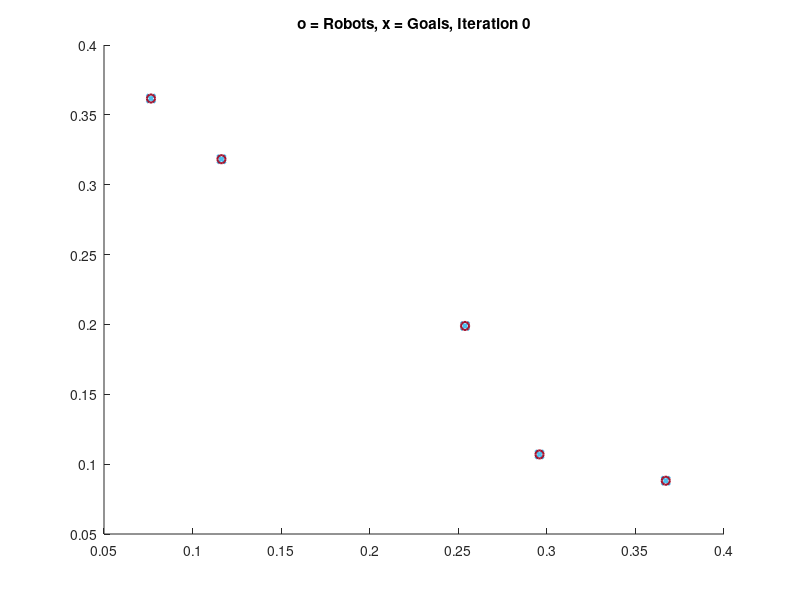
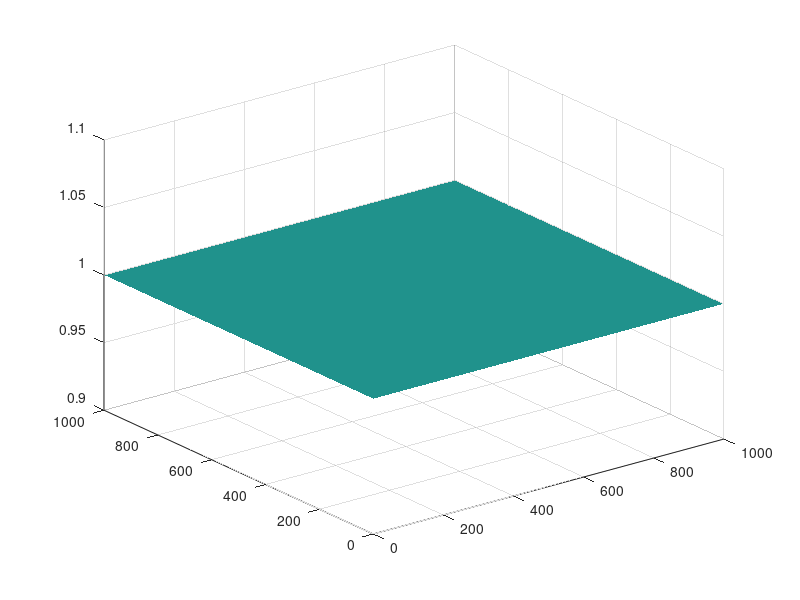

The MATLAB source for these figures, in order: (Note: this script raises an error after producing the figures.)
clc;
close all;
clear all;

% Defining some general parameters
agents=5; % Total number of agents
Q = 10; % assuming square area always
corners = [0,0;0,Q;Q,Q;Q,0]; % Corners of the specified area
saveFlag = false;  % set to true if you wanna save your results else false
plotFlag = true;  % set to true if you wanna plot your results else false
senseRange = 2;   % range of agent's sensor

% data gathering variable definition
pydata = []; % variable to save agent's position data
maxQ = [];
avgQ = [];
iter = [];

% Initializing random initial position of agent near origin
xPose = 0.5*rand([agents,1]);
yPose = 0.5*rand([agents,1]);

xrange = max(corners(:,1));
yrange = max(corners(:,2));
threshold = 0.01; % distance threshold to achieve

%Dividing the area into discrete cells and expressing range in terms of the map
Undist = ones(Q*100,Q*100); % Uncertainity Distribution
tempUndist = Undist;
lcSensor = max(max(corners))/1000;
senseRange = senseRange/lcSensor;
K = 0.5; % Proportionality constant
cycle=1;

% Initializing handles for visualization
if plotFlag
    verCellHandle = zeros(agents,1);
    cellColors = ones(agents,3);
    for i = 1:numel(xPose)
        verCellHandle(i) = patch(xPose(i),yPose(i),cellColors(i,:)*0.5); % use color i  -- no robot assigned yet
        hold on
    end
    pathHandle = zeros(agents,1);
    for i = 1:numel(xPose)
        pathHandle(i) = plot(xPose(i),yPose(i),'-','color',cellColors(i,:)*.9);
    end
    goalHandle = plot(xPose,yPose,'x','linewidth',2);
    currHandle = plot(xPose,yPose,'o','linewidth',1.5);
    titleHandle = title(['o = Robots, x = Goals, Iteration ', num2str(0)]);
end

figure
surf(Undist);
set(surf(Undist),'LineStyle','none');

% Starting search
dist = xrange*ones(agents,1);
while max(max(Undist))>0.1 % do search until all the points in the specified area is below 0.1
    figure(1)
    count = 0;
    maxQ = [maxQ, max(max(Undist))];
    avgQ = [avgQ, mean(mean(Undist))];
    iter = [iter, cycle];
    while max(dist)>threshold 
        tic;
        count = count+1;
        [v,c] = VoronoiBounded(xPose,yPose,corners);

        if plotFlag
            set(currHandle, 'XData', xPose, 'YData', yPose); % plotting agent's current position
            pydata(cycle,count).Px = xPose;
            pydata(cycle,count).Py = yPose;
            for i = 1:numel(xPose)
                xCurrPath = [get(pathHandle(i),'XData'),xPose(i)];
                yCurrPath = [get(pathHandle(i),'YData'),yPose(i)];
                set(pathHandle(i),'XData',xCurrPath,'YData',yCurrPath); % plot current path position
            end
        end

        for i = 1:numel(c) % calculating centroid of voronoi cells
            roi = roipoly(Undist,100*v(c{i},1),100*v(c{i},2));
            grayRoi = mat2gray(roi);
            for m=1:length(Undist)
                for j=1:length(Undist)
                    grayRoi(j,m) = grayRoi(j,m)*tempUndist(j,m);
                end
            end
            Rprops = regionprops(roi, grayRoi, {'WeightedCentroid'});
            xCentroid = Rprops.WeightedCentroid(1,1)/100;
            yCentroid = Rprops.WeightedCentroid(1,2)/100;
            xCentroid = min(xrange,max(0, xCentroid));
            yCentroid = min(yrange,max(0, yCentroid));
            if ~isnan(xCentroid) && inpolygon(xCentroid,yCentroid,corners(:,1),corners(:,2))
                xPose(i) = xPose(i) + K*(xCentroid - xPose(i));
                yPose(i) = yPose(i) + K*(yCentroid - yPose(i));
                dist(i) = sqrt((xCentroid - xPose(i))^2 + (yCentroid - yPose(i))^2);
            end
        end

        if plotFlag
            for i = 1:numel(c) % update Voronoi cells
                set(verCellHandle(i), 'XData',v(c{i},1),'YData',v(c{i},2));
            end

            set(titleHandle,'string',['o = Robots, x = Goals, Cycle', num2str(cycle,'%3d'), ', Iteration', num2str(count,'%3d')]);
            set(goalHandle,'XData',xPose,'YData',yPose); % plot goal position
            axis equal
            axis([0,xrange,0,yrange]);
            drawnow
        end
        time(cycle,count) = toc;
        pydata(cycle,count).time = toc;
    end
    copyUndist = Undist;
    for i = 1:agents
        roi = roipoly(Undist,100*v(c{i},1),100*v(c{i},2));
        grayRoi = mat2gray(roi);
        Rprops = regionprops(roi, grayRoi, {'Centroid','WeightedCentroid'});
        for m=1:length(Undist)
            for j=1:length(Undist)
                xVal = Rprops.WeightedCentroid(1,1);
                yVal = Rprops.WeightedCentroid(1,2);
                dist = sqrt(((m+0.5)-xVal)^2+((j+0.5)-yVal)^2)/100;
                if dist < senseRange
                    copyUndist(j,m) = min(copyUndist(j,m),(1-0.8708+0.074*dist^2));
                end
            end
        end
    end
    for m=1:length(Undist)
        for j=1:length(Undist)
            Undist(j,m) = Undist(j,m)*copyUndist(j,m);
            tempUndist(j,m) = 2*Undist(j,m)*0.074;
        end
    end
    cycle=cycle+1;
    figure(2);
    surf(Undist);
    set(surf(Undist),'LineStyle','none');
end

if saveFlag==true
    json = jsonencode(pydata);
    fid = fopen("agentSetpoint.json","w");
    fprintf(fid,"%s",json);
    fclose(fid);
end

timeSum = sum(time,2);
timeCumsum = cumsum(timeSum);

hold off
figure;
plot(iter, avgQ)
xlabel("Iterations");
ylabel("Average Q");
title("AverageQ vs Iterations");
figure;
plot(iter, maxQ)
xlabel("Iterations");
ylabel("Max Q");
title("MaxQ vs Iterations");
figure;
plot(iter, timeCumsum)
xlabel("Iterations");
ylabel("Cummulative Search Time (seconds)");
title("Cummulative Search Time vs Iterations");
